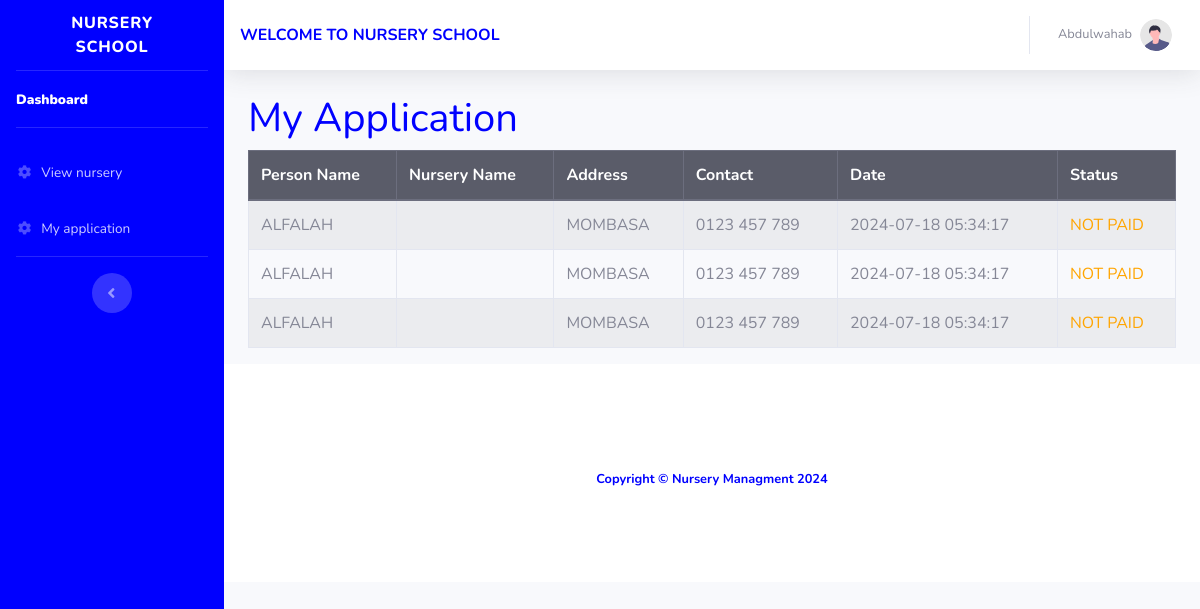
Page /Pages/user-bookings.php (signed in) on the earlier database version.
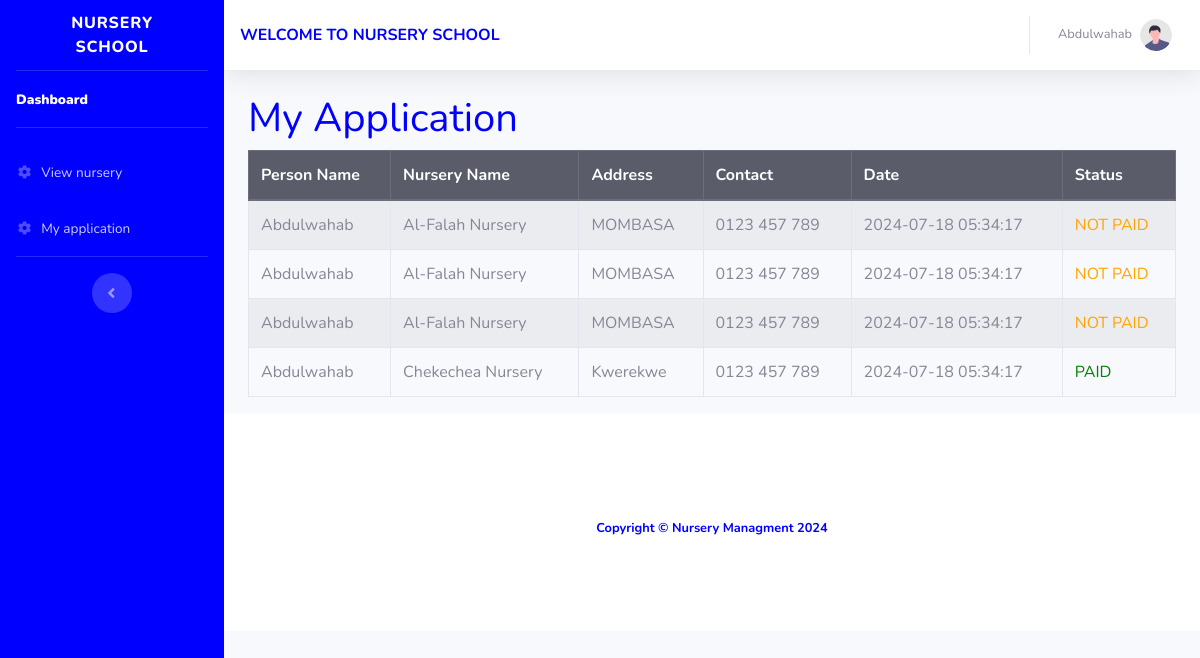
Same page on the later database version.
### tables this page shows
CREATE TABLE `booking` (
  `booking_id` int(11) NOT NULL,
  `user_id` int(11) NOT NULL,
  `nursery_id` int(11) NOT NULL,
  `name` varchar(50) NOT NULL,
  `date` date NOT NULL,
  `status` int(11) NOT NULL,
  `phone` int(100) NOT NULL
);

CREATE TABLE `nursery` (
  `nursery_id` int(11) NOT NULL,
  `nursery_name` varchar(100) NOT NULL,
  `address` varchar(255) NOT NULL,
  `contact_information` varchar(100) NOT NULL,
  `staff_id` int(100) NOT NULL,
  `img` varchar(100) NOT NULL
);

CREATE TABLE `user` (
  `user_id` int(11) NOT NULL,
  `full_name` varchar(50) NOT NULL,
  `date` timestamp NOT NULL DEFAULT current_timestamp() ON UPDATE current_timestamp(),
  `street_name` varchar(100) NOT NULL,
  `phone` varchar(100) NOT NULL,
  `email` varchar(100) NOT NULL,
  `role` int(11) NOT NULL,
  `password` varchar(255) NOT NULL
);

### assets/handler/fetch_users_booking.php (the view, shortened to what this page needs)
<?php
require_once('connection.php');
$user_id = $_SESSION['id'];
$query = "SELECT * FROM booking, nursery, user WHERE nursery.nursery_id = booking.nursery_id and user.user_id = booking.user_id and booking.user_id = $user_id";
$result = $conn->query($query);
if ($result->num_rows > 0) {
    echo '
    <table class="table table-striped table-bordered">
        <thead class="thead-dark">
            <tr>
                <th>Person Name</th>
                <th>Nursery Name</th>
                <th>Address</th>
                <th>Contact</th>
                <th>Date</th>
                <th>Status</th>
            </tr>
        </thead>
        <tbody>';
    while ($row = $result->fetch_assoc()) {
        $status_text = $row['status'] > 0 ? 'PAID' : 'NOT PAID';
        $status_color = $row['status'] > 0 ? 'green' : 'orange';
        echo '
        <tr>
            <td>' . htmlspecialchars($row['name']) . '</td>
            <td>' . htmlspecialchars($row['nursery_name']) . '</td>
            <td>' . htmlspecialchars($row['address']) . '</td>
            <td>' . htmlspecialchars($row['phone']) . '</td>
            <td>' . htmlspecialchars($row['date']) . '</td>
            <td style="color: ' . htmlspecialchars($status_color) . ';">' . htmlspecialchars($status_text) . '</td>
        </tr>';
    }
    echo '
        </tbody>
    </table>';
} else {
    echo '<div class="alert alert-info" role="alert">No bookings found.</div>';
}
?>

Differences in the rows shown:
removed booking: nursery.name "ALFALAH", nursery.address "MOMBASA", user.phone "0123 457 789", user.date "2024-07-18 05:34:17", status "NOT PAID"
changed through a linked row, booking (number 1 of 4 on the later page): name "ALFALAH" → "Abdulwahab"; nursery.nursery_name (not shown) → "Al-Falah Nursery"
changed through a linked row, booking (number 2 of 4 on the later page): name "ALFALAH" → "Abdulwahab"; nursery.nursery_name (not shown) → "Al-Falah Nursery"
added booking: name "Abdulwahab", nursery.nursery_name "Al-Falah Nursery", nursery.address "MOMBASA", user.phone "0123 457 789", user.date "2024-07-18 05:34:17", status "NOT PAID"
added booking: name "Abdulwahab", nursery.nursery_name "Chekechea Nursery", nursery.address "Kwerekwe", user.phone "0123 457 789", user.date "2024-07-18 05:34:17", status "PAID"
